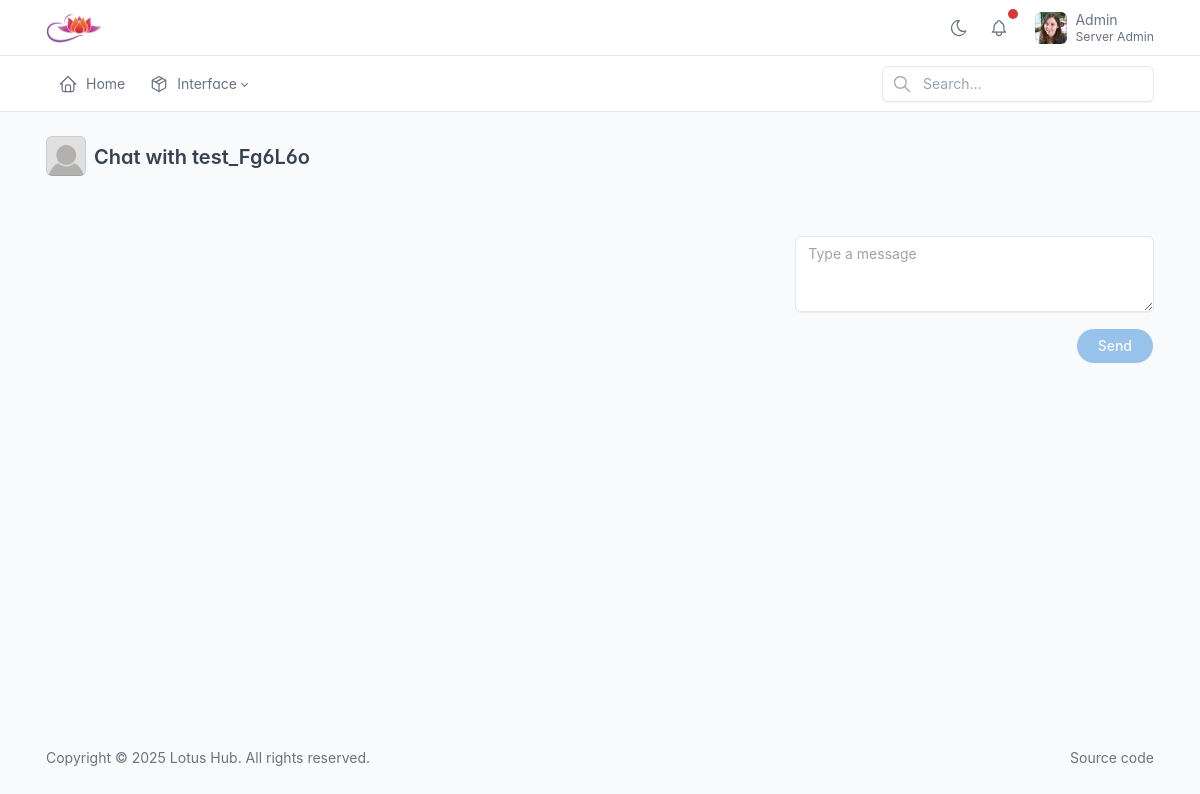
The page /chat/chat/test_user/ (signed in) on the database as committed earlier.
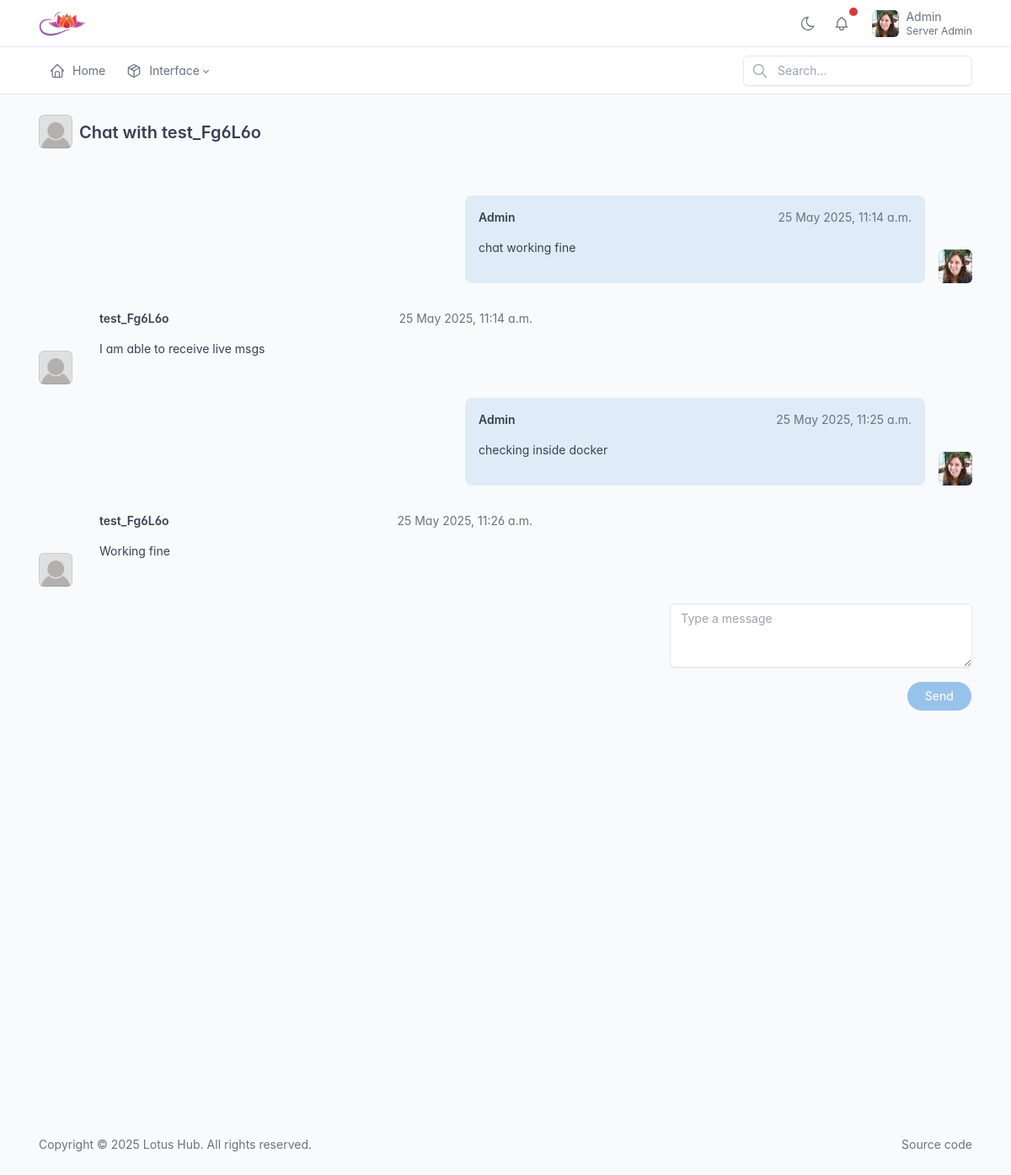
The same page on the database as committed later.
### account/models.py (models this page shows, shortened)
class Profile(models.Model):
    GENDER =(
        ('Male','Male'),
        ('Female','Female'),
        ('Other','Other')
    )
    user = models.OneToOneField(User, on_delete=models.CASCADE,related_name="user_profile")
    profile_picture = models.ImageField(default='Account/profile_images/default.jpg', upload_to='Account/profile_images',null=True,blank=True,verbose_name="Profile Picture")
    cover_picture = models.ImageField(default='Account/cover_images/_default.jpg', upload_to='Account/cover_images',null=True,blank=True,verbose_name="Cover Picture")
    gender = models.CharField(max_length=50, null=True,choices=GENDER)
    headline = models.CharField(max_length=80,null=True, blank=True)
    bio = models.TextField(null=True, blank=True,verbose_name='About me')
    remote_folder_id = models.CharField(max_length=255,null=True, blank=True,verbose_name="Remote Folder ID")
    @property
    def thumbnail_url(self):
        if self.profile_picture and os.path.basename(self.profile_picture.name) != 'default.jpg':
            thumbnail_path = settings.LOGIN_REDIRECT_URL + 'secure_media/Account/profile_images/thumbnail_' + os.path.basename(self.profile_picture.name)
            return thumbnail_path
        else:
            return settings.LOGIN_REDIRECT_URL + 'secure_media/' + self.profile_picture.name

### chat/models.py (models this page shows, shortened)
class Message(models.Model):
    sender = models.ForeignKey(User, on_delete=models.CASCADE, related_name='sent_messages')
    receiver = models.ForeignKey(User, on_delete=models.CASCADE, related_name='received_messages')
    content = models.TextField()
    timestamp = models.DateTimeField(auto_now_add=True)
    class Meta:
        verbose_name = "Message"
        verbose_name_plural = "Messages"
        ordering = ['timestamp']

### chat/views.py (the view)
# urls.py: path('chat/<str:username>/', views.chat_room, name='chat_room'),
@login_required
def chat_room(request, username):
    other_user = User.objects.get(username=username)
    messages = Message.objects.filter(
        sender__in=[request.user, other_user],
        receiver__in=[request.user, other_user]
    )
    return render(request, 'chat/chat_room.html', {
        'other_user': other_user,
        'all_messages': messages
    })

### account/context_processors.py (called while the page is built)
def user_thumbnail_url(request):
    if request.user.is_authenticated:
        user = request.user
        cache_key = f'user_{user.id}_thumbnail_url'
        thumbnail_url = cache.get(cache_key)
        if thumbnail_url is None:
            thumbnail_url = user.user_profile.thumbnail_url
            cache.set(cache_key, thumbnail_url, timeout=60 * 5)  # Cache for 5 minutes
        return {'user_thumbnail_url': thumbnail_url}
    return {}

### main/context_processors.py (called while the page is built)
def announcement_context_processor(request):
    cache_key = 'active_announcements'
    announcements = cache.get(cache_key)
    if announcements is None:
        announcements = globalAnnouncement.objects.filter(is_active=True) \
            .order_by('-created_at')[:4] \
            .only('id', 'title', 'description')
        cache.set(cache_key, announcements, timeout=300)
    return {
        'announcements': announcements
    }

def settings_variable_processor(request):
    return {
        'HOMEURL': settings.LOGIN_REDIRECT_URL,
    }

def user_group_processor(request):
    cache_key = f"user_group_{request.user.id}" if request.user.is_authenticated else None
    if request.user.is_authenticated:
        is_in_group = cache.get(cache_key)
        if is_in_group is None:
            is_in_group = request.user.groups.filter(name='PlusUsers').exists()
            cache.set(cache_key, is_in_group, timeout=300)  # Cache for 5 minutes (optional)
    else:
        is_in_group = False
    return {'user_in_group': is_in_group}

### templates/chat/chat_room.html (shortened to what this page needs)
{% extends "base.html" %}
{% block content %}
<div class="page-header d-print-none">
    <div class="container-xl">
        <div class="row g-2 align-items-center">
            <div class="col-auto"><a href="#"><span class="avatar avatar-md mb-3 rounded"
                        style="background-image: url('{{ other_user.user_profile.thumbnail_url }}')"></span></a>
            </div>
            <div class="col">
                <h2 class="page-title chat-header">
                    Chat with {{ other_user.first_name }}
                </h2>
            </div>
        </div>
    </div>
</div>
<div class="page-body">
    <div class="container-xl">
        {% if all_messages %}
        <div class="col d-flex flex-column" id="chat-box">
            <div class="card-body scrollable" style="max-height: 30rem" id="scrollableDiv">
                <div class="chat">
                    <div class="chat-bubbles">
                        {% for msg in all_messages %}
                        {% if msg.sender.username == user.username %}
                        <div class="chat-item">
                            <div class="row align-items-end justify-content-end">
                                <div class="col col-lg-6">
                                    <div class="chat-bubble chat-bubble-me">
                                        <div class="chat-bubble-title">
                                            <div class="row">
                                                <div class="col chat-bubble-author">{{ msg.sender.first_name }}</div>
                                                <div class="col-auto chat-bubble-date">{{ msg.timestamp|date:"j F Y, h:i a" }}
                                                </div>
                                            </div>
                                        </div>
                                        <div class="chat-bubble-body">
                                            <p>{{ msg.content|linebreaks }}</p>
                                        </div>
                                    </div>
                                </div>
                                <div class="col-auto"><span class="avatar"
                                        style="background-image: url('{{ msg.sender.user_profile.thumbnail_url }}')"></span>
                                </div>
                            </div>
                        </div>
                        {% endif %}
                        {% if msg.sender.username != user.username %}
                        <div class="chat-item">
                            <div class="row align-items-end">
                                <div class="col-auto"><span class="avatar"
                                        style="background-image: url('{{ msg.sender.user_profile.thumbnail_url }}')"></span>
                                </div>
                                <div class="col col-lg-6">
                                    <div class="chat-bubble">
                                        <div class="chat-bubble-title">
                                            <div class="row">
                                                <div class="col chat-bubble-author">{{ msg.sender.first_name }}</div>
                                                <div class="col-auto chat-bubble-date">{{ msg.timestamp|date:"j F Y, h:i a" }}
                                                </div>
                                            </div>
                                        </div>
                                        <div class="chat-bubble-body">
                                            <p>{{ msg.content|linebreaks }}</p>
                                        </div>
                                    </div>
                                </div>
                            </div>
                        </div>
                        {% endif %}
                        {%endfor%}
                    </div>
                </div>
            </div>
        </div>
        {%endif%}
        <br>
        <div class="row">
            <div class="col-lg-4">
            </div>
            <div class="col-lg-8 justify-content-end">
                <div class="row row-cards">
                    <div class="col-lg-6">
                    </div>
                    <div class="col-lg-6">
                        <div class="mb-3">
                            <textarea class="form-control" id="messageInput" rows="3" width="30px" autocomplete="off"
                                placeholder="Type a message"></textarea>
                        </div>
                        <div class="card-footer bg-transparent mt-auto">
                            <div class="btn-list justify-content-end">
                                <button id="sendButton" onclick="sendMessage()" class="btn btn-primary btn-pill"
                                    disabled>Send</button>
                            </div>
                        </div>
                    </div>
                </div>
            </div>
        </div>
    </div>
</div>
{% endblock content %}

### templates/base.html (shortened to what this page needs)
{% load static %}
<!doctype html>
<html lang="en">
<head>
    <link rel="stylesheet" href="https://cdn.jsdelivr.net/npm/@tabler/icons-webfont@latest/dist/tabler-icons.min.css" />
    <link href="{% static 'uiCore/css/tabler.min.css' %}" rel="stylesheet" />
    <link href="{% static 'uiCustom/css/app.css' %}" rel="stylesheet" />
</head>
<body>
    <div class="page">
        {% if user.is_authenticated %}
        {% include 'includes/navbar.html' %}
        {% endif %}
        <div class="page-wrapper">
            {% block content %}{% endblock %}
            {% if user.is_authenticated %}
            {% include 'includes/footer.html' %}
            {% endif %}
        </div>
    </div>
</body>
</html>

### templates/includes/navbar.html (shortened to what this page needs)
{% load auth_extras %}
{% load static %}
{% load cache %}
<header class="navbar navbar-expand-md d-print-none">
    <div class="container-xl">
        <h1 class="navbar-brand navbar-brand-autodark d-none-navbar-horizontal pe-0 pe-md-3">
            <a href="{{ HOMEURL }}">
                <img src="{% static 'logo.png' %}" width="110" height="32" alt="Tabler" class="navbar-brand-image">
            </a>
        </h1>
        <div class="navbar-nav flex-row order-md-last">
            <div class="d-md-flex">
                <a href="?theme=dark" class="nav-link px-0 hide-theme-dark" title="Enable dark mode"
                    data-bs-toggle="tooltip" data-bs-placement="bottom">
                </a>
                <div class="nav-item dropdown d-none d-md-flex me-3">
                    <a href="#" class="nav-link px-0" data-bs-toggle="dropdown" tabindex="-1"
                        aria-label="Show notifications">
                        <span class="badge bg-red"></span>
                    </a>
                </div>
            </div>
            <div class="nav-item dropdown">
                <a href="#" class="nav-link d-flex lh-1 text-reset p-0" data-bs-toggle="dropdown"
                    aria-label="Open user menu">
                    <span class="avatar avatar-sm" style="background-image: url('{{ user_thumbnail_url }}')"></span>
                    <div class="d-none d-xl-block ps-2">
                        <div>{{user.first_name.title}} {{user.last_name}}</div>
                        <div class="mt-1 small text-secondary">{{user.user_profile.headline}}</div>
                    </div>
                </a>
            </div>
        </div>
    </div>
</header>
<header class="navbar-expand-md">
    <div class="collapse navbar-collapse" id="navbar-menu">
        <div class="navbar">
            <div class="container-xl">
                <ul class="navbar-nav">
                    <li class="nav-item">
                        <a class="nav-link" href="{%url 'main:home'%}">
                            <span
                                class="nav-link-icon d-md-none d-lg-inline-block">
                            </span>
                            <span class="nav-link-title">
                                Home
                            </span>
                        </a>
                    </li>
                    <li class="nav-item dropdown">
                        <a class="nav-link dropdown-toggle" href="#navbar-base" data-bs-toggle="dropdown"
                            data-bs-auto-close="outside" role="button" aria-expanded="false">
                            <span
                                class="nav-link-icon d-md-none d-lg-inline-block">
                            </span>
                            <span class="nav-link-title">
                                Interface
                            </span>
                        </a>
                    </li>
                </ul>
                <div class="my-2 my-md-0 flex-grow-1 flex-md-grow-0 order-first order-md-last">
                    <form autocomplete="off" novalidate>
                        <div class="input-icon">
                            <span class="input-icon-addon">
                            </span>
                            <input id="user-input" type="text" value="" class="form-control" placeholder="Search…"
                                aria-label="Search in website">
                        </div>
                    </form>
                </div>
            </div>
        </div>
    </div>
</header>

### templates/includes/footer.html
<footer class="footer footer-transparent d-print-none">
    <div class="container-xl">
        <div class="row text-center align-items-center flex-row-reverse">
            <div class="col-lg-auto ms-lg-auto">
                <ul class="list-inline list-inline-dots mb-0">
                    <li class="list-inline-item"><a href="https://github.com/tabler/tabler" target="_blank"
                            class="link-secondary" rel="noopener">Source code</a></li>
                </ul>
            </div>
            <div class="col-12 col-lg-auto mt-3 mt-lg-0">
                <ul class="list-inline list-inline-dots mb-0">
                    <li class="list-inline-item">
                        Copyright &copy; 2025
                        <a href="." class="link-secondary">Lotus Hub</a>.
                        All rights reserved.
                    </li>
                </ul>
            </div>
        </div>
    </div>
</footer>

### base/static/uiCustom/css/app.css (style rules this page uses)
.chat-header { margin-bottom: 15px; }

### templates/base.html (style rules this page uses)
:root { --tblr-font-sans-serif: 'Inter Var', -apple-system, BlinkMacSystemFont, San Francisco, Segoe UI, Roboto, Helvetica Neue, sans-serif; }
body { font-feature-settings: "cv03", "cv04", "cv11"; }

Rows that differ between the two databases and show on the page:
added Message: sender.first_name "Admin", timestamp "25 May 2025, 11:14 a.m.", content "chat working fine", sender.user_profile.thumbnail_url (picture)
added Message: sender.user_profile.thumbnail_url (placeholder picture), sender.first_name "test_Fg6L6o", timestamp "25 May 2025, 11:14 a.m.", content "I am able to receive live msgs"
added Message: sender.first_name "Admin", timestamp "25 May 2025, 11:25 a.m.", content "checking inside docker", sender.user_profile.thumbnail_url (picture)
added Message: sender.user_profile.thumbnail_url (placeholder picture), sender.first_name "test_Fg6L6o", timestamp "25 May 2025, 11:26 a.m.", content "Working fine"
